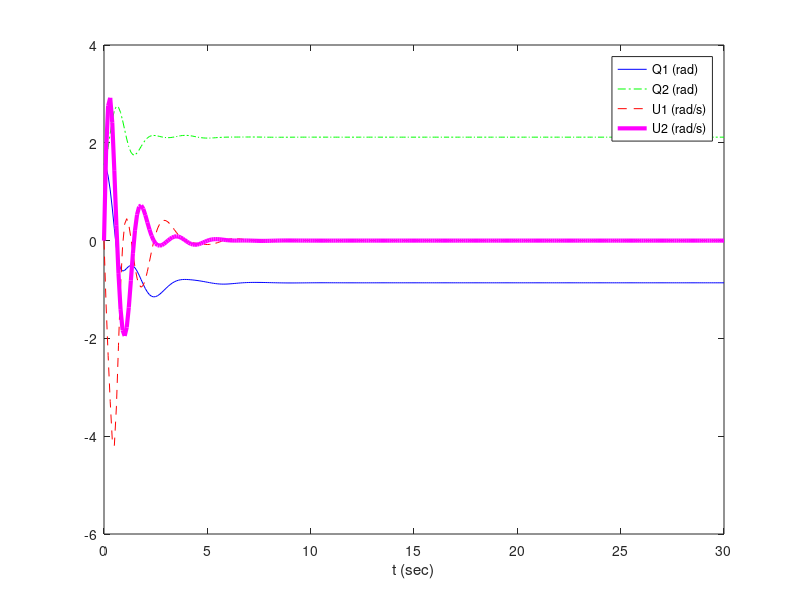

MATLAB code for this plot:
function [t,VAR,Output] = Exam4_matlab
%===========================================================================
% File: Exam4_matlab.m created May 08 2019 by MotionGenesis 5.9.
% Portions copyright (c) 2009-2019 Motion Genesis LLC.  Rights reserved.
% MotionGenesis Student Licensee: clayFreeman19. (until February 2022).
% Paid-up MotionGenesis Student licensees are granted the right
% to distribute this code for legal student-academic (non-professional) purposes only,
% provided this copyright notice appears in all copies and distributions.
%===========================================================================
% The software is provided "as is", without warranty of any kind, express or    
% implied, including but not limited to the warranties of merchantability or    
% fitness for a particular purpose. In no event shall the authors, contributors,
% or copyright holders be liable for any claim, damages or other liability,     
% whether in an action of contract, tort, or otherwise, arising from, out of, or
% in connection with the software or the use or other dealings in the software. 
%===========================================================================
% % Kinematical Equations %%%
% % Rotations %%%
% % Velocities %%%
% % Translations %%%
% % Forces %%%
%===========================================================================
eventDetectedByIntegratorTerminate1OrContinue0 = [];
Q1Dt=0; Q2Dt=0; U1Dt=0; U2Dt=0;


%-------------------------------+--------------------------+-------------------+-----------------
% Quantity                      | Value                    | Units             | Description
%-------------------------------|--------------------------|-------------------|-----------------
bA                              =  100;                    % N*s/m               Constant
bB                              =  100;                    % N*s/m               Constant
g                               =  9.81;                   % m/s^2               Constant
k                               =  250;                    % N/m                 Constant
lA                              =  1.5;                    % m                   Constant
lB                              =  2.0;                    % m                   Constant
lko                             =  1.0;                    % m                   Constant
mP                              =  10.0;                   % kg                  Constant
mQ                              =  15.0;                   % kg                  Constant

Q1                              =  1.5708;                 % rad                 Initial Value
Q2                              =  1.5708;                 % rad                 Initial Value
U1                              =  0.0;                    % rad                 Initial Value
U2                              =  0.0;                    % rad                 Initial Value

tInitial                        =  0.0;                    % second              Initial Time
tFinal                          =  30;                     % second              Final Time
tStep                           =  0.1;                    % second              Integration Step
printIntScreen                  =  1;                      % 0 or +integer       0 is NO screen output
printIntFile                    =  1;                      % 0 or +integer       0 is NO file   output
absError                        =  1.0E-07;                %                     Absolute Error
relError                        =  1.0E-08;                %                     Relative Error
%-------------------------------+--------------------------+-------------------+-----------------


VAR = SetMatrixFromNamedQuantities;
[t,VAR,Output] = IntegrateForwardOrBackward( tInitial, tFinal, tStep, absError, relError, VAR, printIntScreen, printIntFile );
OutputToScreenOrFile( [], 0, 0 );   % Close output files.
PlotOutputFiles;


%===========================================================================
function sys = mdlDerivatives( t, VAR, uSimulink )
%===========================================================================
SetNamedQuantitiesFromMatrix( VAR );
Q1Dt = U1;
Q2Dt = U2;

COEF = zeros( 2, 2 );
COEF(1,1) = mP*lA^2 + mQ*(lA^2+lB^2+2*lA*lB*cos(Q2));
COEF(1,2) = mQ*lB*(lB+lA*cos(Q2));
COEF(2,1) = mQ*lB*(lB+lA*cos(Q2));
COEF(2,2) = mQ*lB^2;
RHS = zeros( 1, 2 );
RHS(1) = -mP*g*lA*sin(Q1) - mQ*g*(lA*sin(Q1)+lB*sin(Q1+Q2)) - bA*U1 - bB*U2 - mQ*lA*lB*sin(Q2)*(U1^2-(U1+U2)^2);
RHS(2) = k*lA*lB*sin(Q2)*(1-lko/sqrt(lA^2+lB^2+2*lA*lB*cos(Q2))) - mQ*g*lB*sin(Q1+Q2) - bB*U2 - mQ*lA*lB*sin(Q2)*U1^2;
SolutionToAlgebraicEquations = COEF \ transpose(RHS);

% Update variables after uncoupling equations
U1Dt = SolutionToAlgebraicEquations(1);
U2Dt = SolutionToAlgebraicEquations(2);

sys = transpose( SetMatrixOfDerivativesPriorToIntegrationStep );
end



%===========================================================================
function VAR = SetMatrixFromNamedQuantities
%===========================================================================
VAR = zeros( 1, 4 );
VAR(1) = Q1;
VAR(2) = Q2;
VAR(3) = U1;
VAR(4) = U2;
end


%===========================================================================
function SetNamedQuantitiesFromMatrix( VAR )
%===========================================================================
Q1 = VAR(1);
Q2 = VAR(2);
U1 = VAR(3);
U2 = VAR(4);
end


%===========================================================================
function VARp = SetMatrixOfDerivativesPriorToIntegrationStep
%===========================================================================
VARp = zeros( 1, 4 );
VARp(1) = Q1Dt;
VARp(2) = Q2Dt;
VARp(3) = U1Dt;
VARp(4) = U2Dt;
end



%===========================================================================
function Output = mdlOutputs( t, VAR, uSimulink )
%===========================================================================
Output = zeros( 1, 5 );
Output(1) = t;
Output(2) = Q1;
Output(3) = Q2;
Output(4) = U1;
Output(5) = U2;
end


%===========================================================================
function OutputToScreenOrFile( Output, shouldPrintToScreen, shouldPrintToFile )
%===========================================================================
persistent FileIdentifier hasHeaderInformationBeenWritten;

if( isempty(Output) ),
   if( ~isempty(FileIdentifier) ),
      fclose( FileIdentifier(1) );
      clear FileIdentifier;
      fprintf( 1, '\n Output is in the file Exam4_matlab.1\n\n' );
   end
   clear hasHeaderInformationBeenWritten;
   return;
end

if( isempty(hasHeaderInformationBeenWritten) ),
   if( shouldPrintToScreen ),
      fprintf( 1,                '%%       t             Q1             Q2             U1             U2\n' );
      fprintf( 1,                '%%     (sec)          (rad)          (rad)         (rad/s)        (rad/s)\n\n' );
   end
   if( shouldPrintToFile && isempty(FileIdentifier) ),
      FileIdentifier(1) = fopen('Exam4_matlab.1', 'wt');   if( FileIdentifier(1) == -1 ), error('Error: unable to open file Exam4_matlab.1'); end
      fprintf(FileIdentifier(1), '%% FILE: Exam4_matlab.1\n%%\n' );
      fprintf(FileIdentifier(1), '%%       t             Q1             Q2             U1             U2\n' );
      fprintf(FileIdentifier(1), '%%     (sec)          (rad)          (rad)         (rad/s)        (rad/s)\n\n' );
   end
   hasHeaderInformationBeenWritten = 1;
end

if( shouldPrintToScreen ), WriteNumericalData( 1,                 Output(1:5) );  end
if( shouldPrintToFile ),   WriteNumericalData( FileIdentifier(1), Output(1:5) );  end
end


%===========================================================================
function WriteNumericalData( fileIdentifier, Output )
%===========================================================================
numberOfOutputQuantities = length( Output );
if( numberOfOutputQuantities > 0 ),
   for( i = 1 : numberOfOutputQuantities ),
      fprintf( fileIdentifier, ' %- 14.6E', Output(i) );
   end
   fprintf( fileIdentifier, '\n' );
end
end



%===========================================================================
function PlotOutputFiles
%===========================================================================
if( printIntFile == 0 ),  return;  end
figure;
data = load( 'Exam4_matlab.1' ); 
plot( data(:,1),data(:,2),'-b', data(:,1),data(:,3),'-.g', data(:,1),data(:,4),'--r', data(:,1),data(:,5),'-m', 'LineWidth',3 );
legend( 'Q1 (rad)', 'Q2 (rad)', 'U1 (rad/s)', 'U2 (rad/s)' );
xlabel('t (sec)');   % ylabel('Some y-axis label');   title('Some plot title');
clear data;
end



%===========================================================================
function [functionsToEvaluateForEvent, eventTerminatesIntegration1Otherwise0ToContinue, eventDirection_AscendingIs1_CrossingIs0_DescendingIsNegative1] = EventDetection( t, VAR, uSimulink )
%===========================================================================
% Detects when designated functions are zero or cross zero with positive or negative slope.
% Step 1: Uncomment call to mdlDerivatives and mdlOutputs.
% Step 2: Change functionsToEvaluateForEvent,                      e.g., change  []  to  [t - 5.67]  to stop at t = 5.67.
% Step 3: Change eventTerminatesIntegration1Otherwise0ToContinue,  e.g., change  []  to  [1]  to stop integrating.
% Step 4: Change eventDirection_AscendingIs1_CrossingIs0_DescendingIsNegative1,  e.g., change  []  to  [1].
% Step 5: Possibly modify function EventDetectedByIntegrator (if eventTerminatesIntegration1Otherwise0ToContinue is 0).
%---------------------------------------------------------------------------
% mdlDerivatives( t, VAR, uSimulink );        % UNCOMMENT FOR EVENT HANDLING
% mdlOutputs(     t, VAR, uSimulink );        % UNCOMMENT FOR EVENT HANDLING
functionsToEvaluateForEvent = [];
eventTerminatesIntegration1Otherwise0ToContinue = [];
eventDirection_AscendingIs1_CrossingIs0_DescendingIsNegative1 = [];
eventDetectedByIntegratorTerminate1OrContinue0 = eventTerminatesIntegration1Otherwise0ToContinue;
end


%===========================================================================
function [isIntegrationFinished, VAR] = EventDetectedByIntegrator( t, VAR, nIndexOfEvents )
%===========================================================================
isIntegrationFinished = eventDetectedByIntegratorTerminate1OrContinue0( nIndexOfEvents );
if( ~isIntegrationFinished ),
   SetNamedQuantitiesFromMatrix( VAR );
%  Put code here to modify how integration continues.
   VAR = SetMatrixFromNamedQuantities;
end
end



%===========================================================================
function [t,VAR,Output] = IntegrateForwardOrBackward( tInitial, tFinal, tStep, absError, relError, VAR, printIntScreen, printIntFile )
%===========================================================================
OdeMatlabOptions = odeset( 'RelTol',relError, 'AbsTol',absError, 'MaxStep',tStep, 'Events',@EventDetection );
t = tInitial;                 epsilonT = 0.001*tStep;                   tFinalMinusEpsilonT = tFinal - epsilonT;
printCounterScreen = 0;       integrateForward = tFinal >= tInitial;    tAtEndOfIntegrationStep = t + tStep;
printCounterFile   = 0;       isIntegrationFinished = 0;
mdlDerivatives( t, VAR, 0 );
while 1,
   if( (integrateForward && t >= tFinalMinusEpsilonT) || (~integrateForward && t <= tFinalMinusEpsilonT) ), isIntegrationFinished = 1;  end
   shouldPrintToScreen = printIntScreen && ( isIntegrationFinished || printCounterScreen <= 0.01 );
   shouldPrintToFile   = printIntFile   && ( isIntegrationFinished || printCounterFile   <= 0.01 );
   if( isIntegrationFinished || shouldPrintToScreen || shouldPrintToFile ),
      Output = mdlOutputs( t, VAR, 0 );
      OutputToScreenOrFile( Output, shouldPrintToScreen, shouldPrintToFile );
      if( isIntegrationFinished ), break;  end
      if( shouldPrintToScreen ), printCounterScreen = printIntScreen;  end
      if( shouldPrintToFile ),   printCounterFile   = printIntFile;    end
   end
   [TimeOdeArray, VarOdeArray, timeEventOccurredInIntegrationStep, nStatesArraysAtEvent, nIndexOfEvents] = ode45( @mdlDerivatives, [t tAtEndOfIntegrationStep], VAR, OdeMatlabOptions, 0 );
   if( isempty(timeEventOccurredInIntegrationStep) ),
      lastIndex = length( TimeOdeArray );
      t = TimeOdeArray( lastIndex );
      VAR = VarOdeArray( lastIndex, : );
      printCounterScreen = printCounterScreen - 1;
      printCounterFile   = printCounterFile   - 1;
      if( abs(tAtEndOfIntegrationStep - t) >= abs(epsilonT) ), warning('numerical integration failed'); break;  end
      tAtEndOfIntegrationStep = t + tStep;
      if( (integrateForward && tAtEndOfIntegrationStep > tFinal) || (~integrateForward && tAtEndOfIntegrationStep < tFinal) ) tAtEndOfIntegrationStep = tFinal;  end
   else
      t = timeEventOccurredInIntegrationStep( 1 );    % time  at firstEvent = 1 during this integration step.
      VAR = nStatesArraysAtEvent( 1, : );             % state at firstEvent = 1 during this integration step.
      printCounterScreen = 0;
      printCounterFile   = 0;
      [isIntegrationFinished, VAR] = EventDetectedByIntegrator( t, VAR, nIndexOfEvents(1) );
   end
end
end


%=====================================
end    % End of function Exam4_matlab
%=====================================
